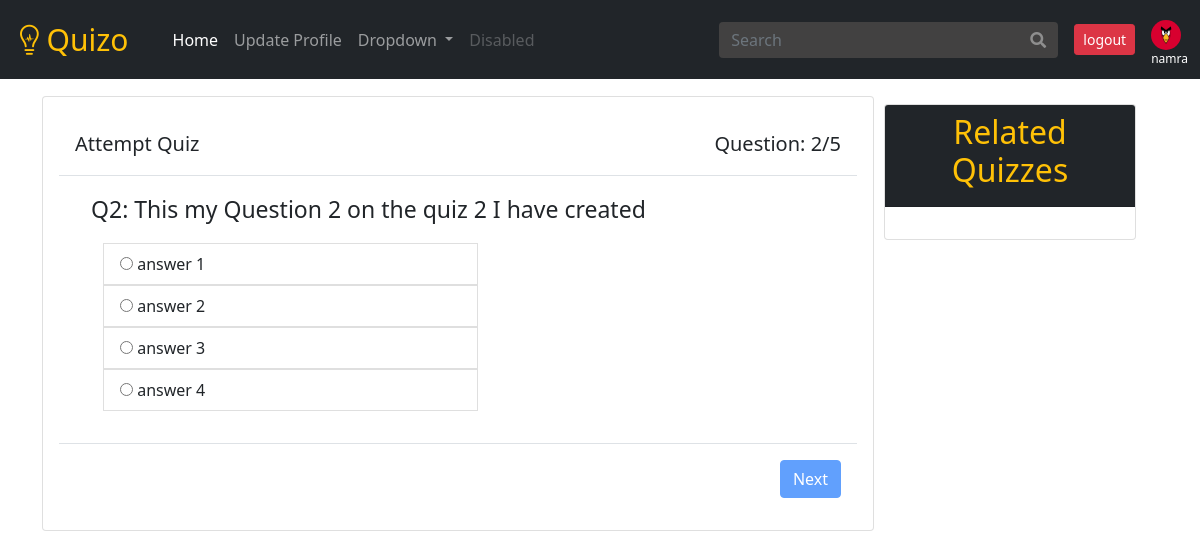
Page /quizzes/students/quiz/2/question/attempt/ (signed in) on the committed database.
### accounts/models.py (models this page shows, shortened)
class User(AbstractUser):
  USER_CHOICES = (
    ('S', 'STUDENT'),
    ('T', 'TEACHER'),
  )
  GENDER_CHOICES = (
    ('M', 'Male'),
    ('F', 'Female'),
  )
  user_role = models.CharField(max_length=15, choices=USER_CHOICES)
  gender    = models.CharField(max_length=10, choices=GENDER_CHOICES, default='M')
  profile_image  = models.ImageField(upload_to='profile_images/teachers_profile_images/', null=True, blank=True, default='utility_images/default_image.png')

### quiz/models.py (models this page shows, shortened)
class Question(models.Model):
  quiz         = models.ForeignKey(Quiz, related_name='questions', on_delete=models.CASCADE)
  text         = models.CharField(max_length=400)
  score        = models.PositiveIntegerField(null=True, blank=True)
  is_active    = models.BooleanField(default=True)
  date_created = models.DateTimeField(auto_now_add=True)
  date_updated = models.DateTimeField(auto_now=True)
  order        = OrderField(null=True, blank=True, for_fields=['quiz'])
  class Meta:
    ordering = ['order']

class Answer(models.Model):
  question     = models.ForeignKey(Question, related_name='answers', on_delete=models.CASCADE)
  text         = models.CharField(max_length=200)
  is_correct   = models.BooleanField(default=False)
  is_active    = models.BooleanField(default=True)
  date_created = models.DateTimeField(auto_now_add=True)
  date_updated = models.DateTimeField(auto_now=True)

### quiz/views/student_views.py (the view, shortened to what this page needs)
# urls.py: path('students/quiz/<int:quiz_id>/question/attempt/', student_views.StudentQuizAttemptView.as_view(), name='attempt_quiz'),
class StudentQuizAttemptView(TemplateResponseMixin, View):
  template_name        = 'students/quiz_attempt_modal.html'
  quiz                 = None
  student              = None
  unanswered_questions = None
  def dispatch(self, request, quiz_id, *args, **kwargs):
    self.quiz                 = get_object_or_404(Quiz, id=quiz_id)
    self.student              = request.user.student_profile
    self.unanswered_questions = self.student.get_unanswered_questions(self.quiz)
    return super(StudentQuizAttemptView, self).dispatch(request, quiz_id, *args, **kwargs)
  def get(self, request, quiz_id, *args, **kwargs):
    if self.student.taken_quizzes.filter(quiz=self.quiz).exists():
      return redirect('quiz_details', self.quiz.id)
    question = self.unanswered_questions.first()
    return self.render_to_response({
      'question': question,
      'quiz': self.quiz,
      'total_questions': self.quiz.questions.count()
    })

### accounts/models.py (called while the page is built)
  def get_unanswered_questions(self, quiz):
    answered_question = self.quiz_answers.filter(answer__question__quiz=quiz).values_list('answer__question__pk', flat=True)
    questions = quiz.questions.exclude(pk__in=answered_question)
    return questions

### quiz/templates/students/quiz_attempt_modal.html (shortened to what this page needs)
{% extends "students/details.html" %}
{% block quiz_form %}
  <div class="card" style="width: 52rem;">
    <div class="card-body">
      <form method="POST" action=".">
      <div class="modal-header">
          <h5 class="modal-title">Attempt Quiz</h5>
          <span style="font-size: 20px;">Question: {{ question.order|add:1 }}/{{ total_questions }}</span>
        </div>
        <div class="modal-body ms-3">
          <p style="font-size: 23px;">Q<span class="order">{{ question.order|add:1 }}</span>: {{ question.text }}</p>
          <p>
            <div class="row row-cols-1 row-cols-md-2 g-4">
              <ul class="list-group ms-4">
                {% for answer in question.answers.all %}
                <label style="cursor: pointer;">
                    <li class="list-group-item answer">
                      <input type="radio" id="{{ answer.text }}" class="answer_input" name="{{ question.id }}" value="{{ answer.id }}">
                      {{ answer.text }}
                    </li>
                  </label>
                {% endfor %}
              </ul>
            </div>
          </p>
        </div>
        <div class="modal-footer">
          <button type="submit" id="next_q_btn" class="btn btn-primary">Next</button>
        </div>
      </form>
    </div>
  </div>
{% endblock %}

### accounts/templates/navbar.html (shortened to what this page needs)
<nav class="navbar navbar-expand-lg fixed-top navbar-dark bg-dark">
  <div class="container-fluid">
    <a class="navbar-brand text-warning ms-2" href="#" style="font-size: 30px; padding-right: 20px;">
      <i class="fab fa-medapps"></i> Quizo
    </a>
    <div class="collapse navbar-collapse" id="navbarSupportedContent">
      {% if request.user.is_authenticated %}
      <ul class="navbar-nav me-auto mb-2 mb-lg-0">
        <li class="nav-item">
          <a class="nav-link active" aria-current="page" href="/quizzes/students/home/">Home</a>
        </li>
        <li class="nav-item">
          <a class="nav-link" href="{% url 'update_profile' %}">Update Profile</a>
        </li>
        <li class="nav-item dropdown">
          <a class="nav-link dropdown-toggle" href="#" id="navbarDropdown" role="button" data-bs-toggle="dropdown" aria-expanded="false">
            Dropdown
          </a>
        </li>
        <li class="nav-item">
          <a class="nav-link disabled" href="#" tabindex="-1" aria-disabled="true">Disabled</a>
        </li>
      </ul>
      <span>
        <form class="d-flex" action="" method="GET">
          <div class="input-group" id="search-component">
            <input type="text" name="query" id="search-input" class="form-control" placeholder="Search">
            <button type="submit" id="search-button" class="input-group-text"><i class="fas fa-search"></i></button>
          </div>
        </form>
      </span>
      <span class="p-3">
        <a href="{% url 'logout' %}" class="btn btn-sm btn-danger">logout</a>
      </span>
      <span style="margin-bottom: -25px;">
        <img src="{{ request.user.profile_image.url }}" style="width: 30px; height: 30px; border-radius: 50%;" alt="">
        <p style="font-size: 12px;" class="text-white">{{ request.user.username }}</p>
      </span>
      {% endif %}
    </div>
  </div>
</nav>

### static/css/main.css (style rules this page uses)
#search-component input[type="text"] { background-color: #424141; border: none; width: 300px; color: rgb(142, 142, 142); }
#search-component button { background-color: #424141; border: none; color:rgb(142, 142, 142); }

### rows in the picture
User: user.profile_image (picture), user.username "namra"
Question: order|add "2", text "This my Question 2 on the quiz 2 I have created"
Answer: text "answer 1"
Answer: text "answer 2"
Answer: text "answer 3"
Answer: text "answer 4"

### other values in the picture
{{ total_questions }} "5"
